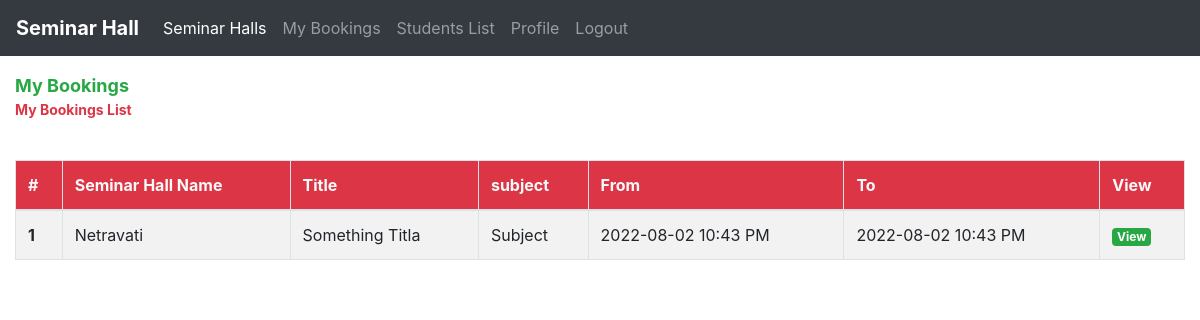
Page /department/my_bookings.php (signed in) on the earlier database version.
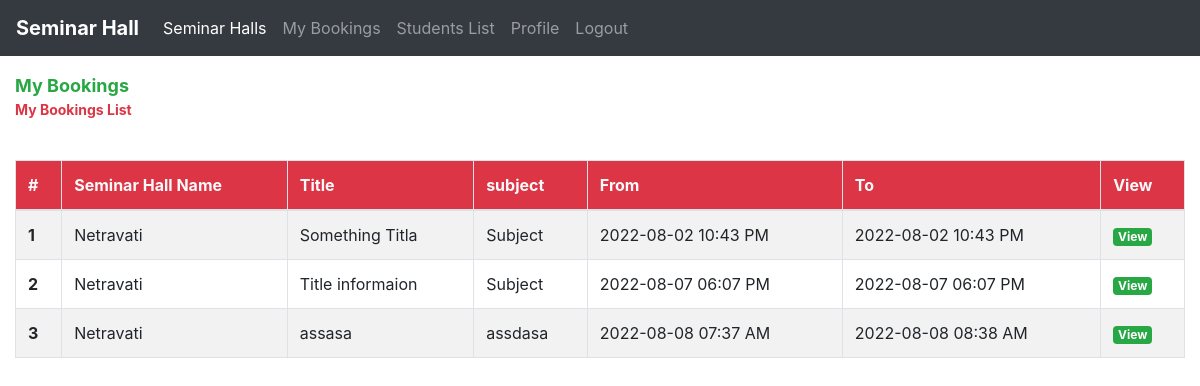
Same page on the later database version.
### tables this page shows
CREATE TABLE IF NOT EXISTS `bookings` (
  `id` int(11) NOT NULL AUTO_INCREMENT,
  `deptId` int(11) NOT NULL,
  `seminar_hall_id` int(11) NOT NULL,
  `title` varchar(100) NOT NULL,
  `subTitle` varchar(100) NOT NULL,
  `organizerName` varchar(100) NOT NULL,
  `from_date` datetime NOT NULL,
  `to_date` datetime NOT NULL,
  `guests` text,
  `description` text NOT NULL,
  `status` varchar(30) NOT NULL DEFAULT 'Pending',
  `images` text,
  `cancellation_reason` text,
  `accessories` text,
  `event_type` varchar(100) NOT NULL,
  `sem` varchar(30) NOT NULL,
  UNIQUE KEY `id_2` (`id`),
  KEY `deptId` (`deptId`)
);

CREATE TABLE IF NOT EXISTS `seminar_halls` (
  `id` int(11) NOT NULL AUTO_INCREMENT,
  `hall_name` varchar(100) NOT NULL,
  `hall_description` text NOT NULL,
  PRIMARY KEY (`id`)
);

### department/my_bookings.php (the view, shortened to what this page needs)
<?php
include('./department_header.php');
include('../db/dbcon.php');
$result = mysqli_query($con, "SELECT * FROM `bookings` b, `seminar_halls` s
WHERE b.seminar_hall_id = s.id AND b.deptId = $_SESSION[deptId]") or die(mysqli_error($con));
$seminar_hall_count = mysqli_num_rows($result);
?>
<!DOCTYPE html>
<html lang="en">
<head>
</head>
<body>
    <div class="container-fluid">
        <div class="row mt-3">
            <div class="col-md-8">
                <p class="page-title font-weight-bold text-success m-0">My Bookings</p>
                <p class="page-subTitle text-danger font-weight-bold">My Bookings List</p>
            </div>
        </div>
        <div class="mt-4">
            <?php
            if ($seminar_hall_count === 0) {
            ?>
                <div class="text-center">
                    <img src="./../images/no-data.png" alt="No Data" width="300px">
                    <p class="text-muted font-weight-bold m-0">No seminar hall bookings found</p>
                    <small class="text-danger font-weight-bold">Book seminar hall to display over here.</small>
                </div>
            <?php
            } else {
            ?>
                <table class="table table-bordered table-striped">
                    <thead>
                        <tr class="bg-danger text-light">
                            <th scope="col">#</th>
                            <th scope="col">Seminar Hall Name</th>
                            <th scope="col">Title</th>
                            <th scope="col">subject</th>
                            <th scope="col">From</th>
                            <th scope="col">To</th>
                            <th scope="col">View</th>
                        </tr>
                    </thead>
                    <tbody>
                        <?php
                        $count = 0;
                        while ($row = mysqli_fetch_array($result)) {
                            $count = $count + 1;
                        ?>
                            <tr>
                                <th scope="row"><?php echo $count; ?></th>
                                <td><?php echo $row[17]; ?></td>
                                <td><?php echo $row[3]; ?></td>
                                <td><?php echo $row[4]; ?></td>
                                <td><?php echo date_format(date_create($row[6]), "Y-m-d h:i A"); ?></td>
                                <td><?php echo date_format(date_create($row[7]), "Y-m-d h:i A"); ?></td>
                                <td><a href="./view_seminar_hall.php?id=<?php echo $row[0]; ?>" class="badge badge-success">View</a></td>
                            </tr>
                        <?php
                        }
                        ?>
                    </tbody>
                </table>
            <?php
            }
            ?>
        </div>
    </div>
</body>
</html>

Differences in the rows shown:
added bookings: seminar_hall.hall_name "Netravati", title "Title informaion", subTitle "Subject", from_date "2022-08-07 06:07 PM", to_date "2022-08-07 06:07 PM"
added bookings: seminar_hall.hall_name "Netravati", title "assasa", subTitle "assdasa", from_date "2022-08-08 07:37 AM", to_date "2022-08-08 08:38 AM"
